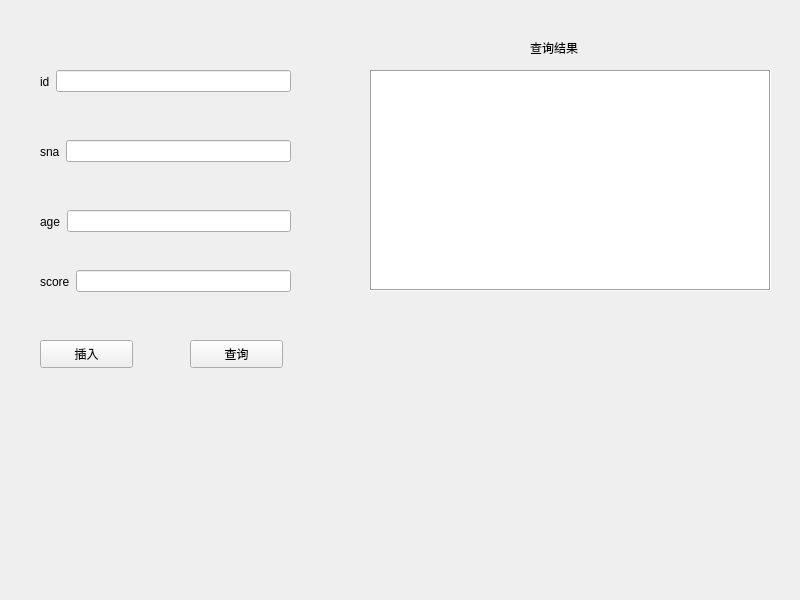
<?xml version="1.0" encoding="UTF-8"?>
<ui version="4.0">
 <class>Widget</class>
 <widget class="QWidget" name="Widget">
  <property name="geometry">
   <rect>
    <x>0</x>
    <y>0</y>
    <width>800</width>
    <height>600</height>
   </rect>
  </property>
  <property name="windowTitle">
   <string>Widget</string>
  </property>
  <widget class="QWidget" name="layoutWidget">
   <property name="geometry">
    <rect>
     <x>40</x>
     <y>210</y>
     <width>251</width>
     <height>23</height>
    </rect>
   </property>
   <layout class="QHBoxLayout" name="horizontalLayout_2">
    <item>
     <widget class="QLabel" name="label_2">
      <property name="text">
       <string>age</string>
      </property>
     </widget>
    </item>
    <item>
     <widget class="QLineEdit" name="lineEdit_2"/>
    </item>
   </layout>
  </widget>
  <widget class="QWidget" name="layoutWidget_2">
   <property name="geometry">
    <rect>
     <x>40</x>
     <y>140</y>
     <width>251</width>
     <height>23</height>
    </rect>
   </property>
   <layout class="QHBoxLayout" name="horizontalLayout_3">
    <item>
     <widget class="QLabel" name="label_3">
      <property name="text">
       <string>sna</string>
      </property>
     </widget>
    </item>
    <item>
     <widget class="QLineEdit" name="lineEdit_3"/>
    </item>
   </layout>
  </widget>
  <widget class="QWidget" name="layoutWidget_3">
   <property name="geometry">
    <rect>
     <x>40</x>
     <y>270</y>
     <width>251</width>
     <height>23</height>
    </rect>
   </property>
   <layout class="QHBoxLayout" name="horizontalLayout_5">
    <item>
     <widget class="QLabel" name="label_5">
      <property name="text">
       <string>score</string>
      </property>
     </widget>
    </item>
    <item>
     <widget class="QLineEdit" name="lineEdit_5"/>
    </item>
   </layout>
  </widget>
  <widget class="QPushButton" name="pushButton">
   <property name="geometry">
    <rect>
     <x>40</x>
     <y>340</y>
     <width>93</width>
     <height>28</height>
    </rect>
   </property>
   <property name="text">
    <string>插入</string>
   </property>
  </widget>
  <widget class="QPushButton" name="pushButton_2">
   <property name="geometry">
    <rect>
     <x>190</x>
     <y>340</y>
     <width>93</width>
     <height>28</height>
    </rect>
   </property>
   <property name="text">
    <string>查询</string>
   </property>
  </widget>
  <widget class="QTextEdit" name="textEdit">
   <property name="geometry">
    <rect>
     <x>370</x>
     <y>70</y>
     <width>401</width>
     <height>221</height>
    </rect>
   </property>
   <property name="frameShape">
    <enum>QFrame::Box</enum>
   </property>
  </widget>
  <widget class="QLabel" name="label_6">
   <property name="geometry">
    <rect>
     <x>530</x>
     <y>40</y>
     <width>72</width>
     <height>15</height>
    </rect>
   </property>
   <property name="text">
    <string>查询结果</string>
   </property>
  </widget>
  <widget class="QWidget" name="">
   <property name="geometry">
    <rect>
     <x>40</x>
     <y>70</y>
     <width>251</width>
     <height>23</height>
    </rect>
   </property>
   <layout class="QHBoxLayout" name="horizontalLayout">
    <item>
     <widget class="QLabel" name="label">
      <property name="text">
       <string>id</string>
      </property>
     </widget>
    </item>
    <item>
     <widget class="QLineEdit" name="lineEdit"/>
    </item>
   </layout>
  </widget>
 </widget>
 <resources/>
 <connections/>
</ui>
